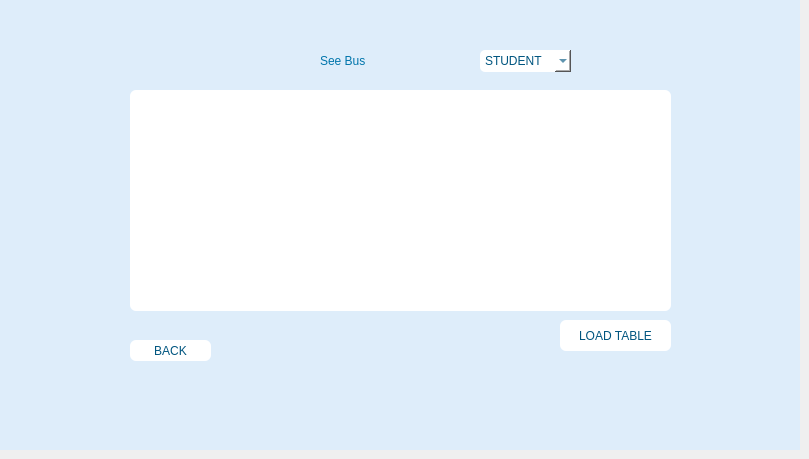
      <widget class="QWidget" name="Show_bus_2">
       <widget class="QPushButton" name="pushButton_108">
        <property name="geometry">
         <rect>
          <x>560</x>
          <y>320</y>
          <width>111</width>
          <height>31</height>
         </rect>
        </property>
        <property name="styleSheet">
         <string notr="true">color: rgb(0, 85, 127);
background-color: rgb(255, 255, 255);
font: 700 10pt &quot;Segoe UI&quot;;
border-radius: 6px;</string>
        </property>
        <property name="text">
         <string>LOAD TABLE</string>
        </property>
        <property name="icon">
         <iconset resource="IMAGE.qrc">
          <normaloff>:/pic/images/loading.png</normaloff>:/pic/images/loading.png</iconset>
        </property>
       </widget>
       <widget class="QLabel" name="label_124">
        <property name="geometry">
         <rect>
          <x>0</x>
          <y>0</y>
          <width>800</width>
          <height>450</height>
         </rect>
        </property>
        <property name="styleSheet">
         <string notr="true">color: rgb(0, 85, 127);
background-color: rgb(222, 237, 250);
font: 12pt &quot;Lucida Calligraphy&quot;;</string>
        </property>
        <property name="text">
         <string/>
        </property>
        <property name="pixmap">
         <pixmap resource="IMAGE.qrc">:/pic/images/User.jpg</pixmap>
        </property>
        <property name="scaledContents">
         <bool>true</bool>
        </property>
       </widget>
       <widget class="QPushButton" name="pushButton_109">
        <property name="geometry">
         <rect>
          <x>130</x>
          <y>340</y>
          <width>81</width>
          <height>21</height>
         </rect>
        </property>
        <property name="styleSheet">
         <string notr="true">color: rgb(0, 85, 127);
background-color: rgb(255, 255, 255);
font: 700 10pt &quot;Segoe UI&quot;;
border-radius: 6px;</string>
        </property>
        <property name="text">
         <string>BACK</string>
        </property>
       </widget>
       <widget class="QTableView" name="tableView_17">
        <property name="geometry">
         <rect>
          <x>130</x>
          <y>90</y>
          <width>541</width>
          <height>221</height>
         </rect>
        </property>
        <property name="styleSheet">
         <string notr="true">background-color: rgb(255, 255, 255);
border-radius: 6px;</string>
        </property>
       </widget>
       <widget class="QLabel" name="label_59">
        <property name="geometry">
         <rect>
          <x>320</x>
          <y>40</y>
          <width>131</width>
          <height>41</height>
         </rect>
        </property>
        <property name="styleSheet">
         <string notr="true">color: rgb(0, 117, 171);
background-color: rgb(222, 237, 250);
font: 24pt &quot;Lucida Calligraphy&quot;;</string>
        </property>
        <property name="text">
         <string>See Bus</string>
        </property>
       </widget>
       <widget class="QLabel" name="label_60">
        <property name="geometry">
         <rect>
          <x>730</x>
          <y>30</y>
          <width>61</width>
          <height>61</height>
         </rect>
        </property>
        <property name="styleSheet">
         <string notr="true">color: rgb(0, 85, 127);
background-color: rgb(222, 237, 250);
font: 12pt &quot;Lucida Calligraphy&quot;;</string>
        </property>
        <property name="text">
         <string/>
        </property>
        <property name="pixmap">
         <pixmap resource="IMAGE.qrc">:/pic/images/bus.png</pixmap>
        </property>
        <property name="scaledContents">
         <bool>true</bool>
        </property>
       </widget>
       <widget class="QComboBox" name="show_bus_for_cr">
        <property name="geometry">
         <rect>
          <x>480</x>
          <y>50</y>
          <width>91</width>
          <height>22</height>
         </rect>
        </property>
        <property name="styleSheet">
         <string notr="true">background-color: rgb(255, 255, 255);
border-color: rgb(255, 255, 255);
selection-color: rgb(0, 0, 0);
selection-background-color: rgb(255, 255, 255);
color: rgb(0, 85, 127);
font: 600 10pt &quot;Poppins SemiBold&quot;;
selection-color: rgb(0, 85, 127);
gridline-color: rgb(0, 85, 127);
border-radius: 5px;</string>
        </property>
        <item>
         <property name="text">
          <string>STUDENT</string>
         </property>
        </item>
        <item>
         <property name="text">
          <string>TEACHER</string>
         </property>
        </item>
        <item>
         <property name="text">
          <string>STAFF</string>
         </property>
        </item>
       </widget>
       <zorder>label_124</zorder>
       <zorder>pushButton_108</zorder>
       <zorder>pushButton_109</zorder>
       <zorder>tableView_17</zorder>
       <zorder>label_59</zorder>
       <zorder>label_60</zorder>
       <zorder>show_bus_for_cr</zorder>
      </widget>
